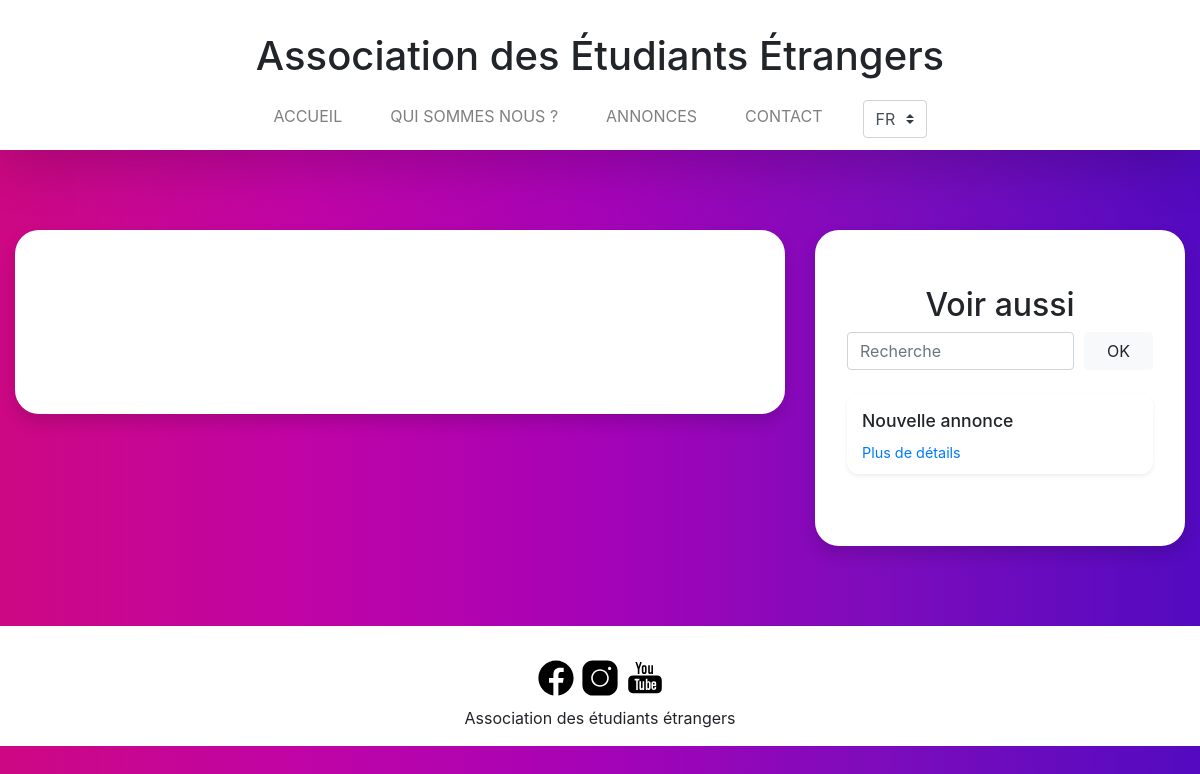
Before: /annonces_details.php with the older database file.
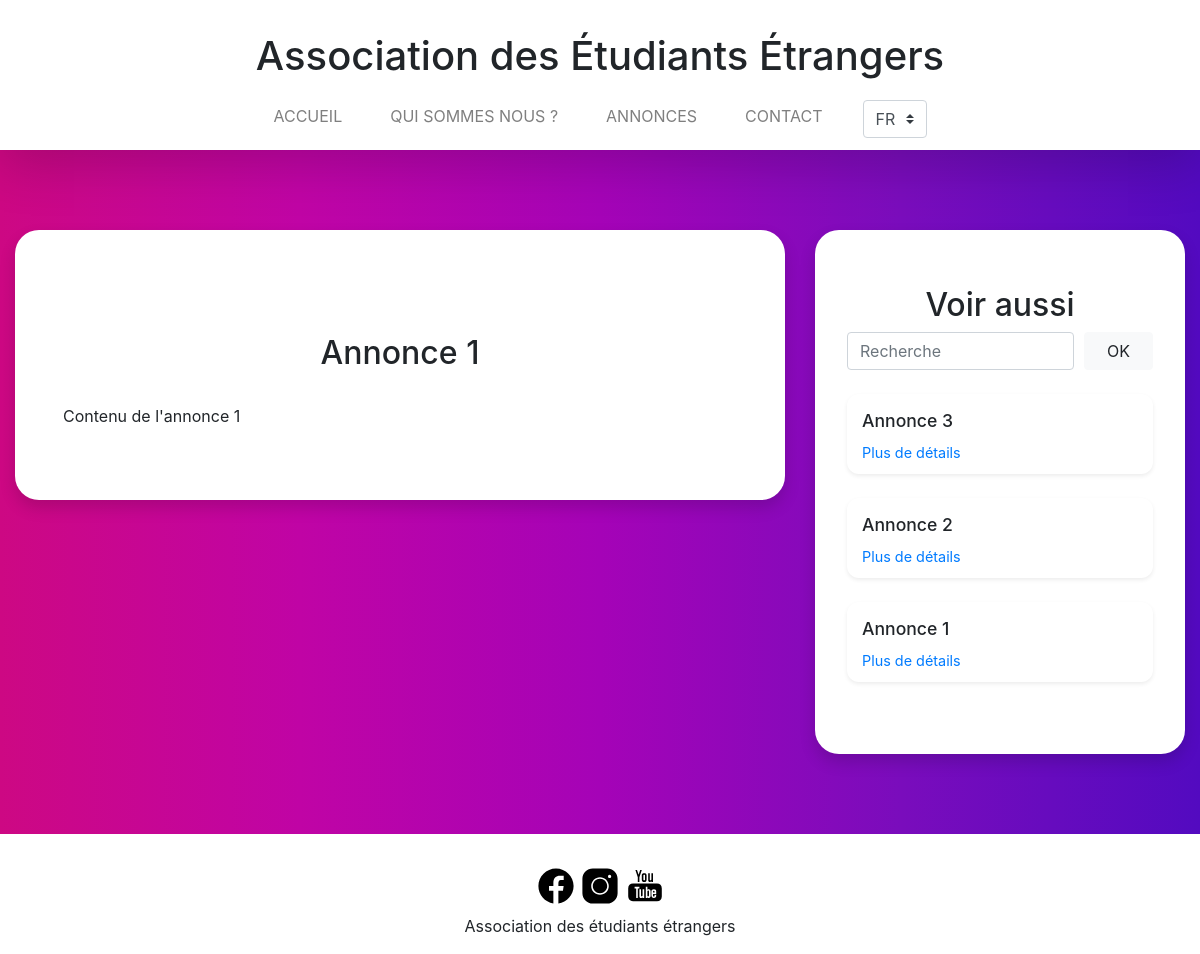
After: the same page with the newer database file.
### tables this page shows
CREATE TABLE annonces (
            id INTEGER PRIMARY KEY AUTOINCREMENT,
            titre TEXT NOT NULL,
            resume TEXT NOT NULL,
            contenu TEXT NOT NULL,
            image VARCHAR(150) NOT NULL
            );

### assets/php/annonces_get.php (called while the page is built, shortened)
<?php
try {
    function get_annonces_by_id($id) {
        return $GLOBALS['pdo']->query(
            "SELECT * FROM annonces WHERE id LIKE $id ORDER BY id DESC"
        )->fetchAll();
    }
    function get_annonces() {
        return $GLOBALS['pdo']->query(
            'SELECT * FROM annonces ORDER BY id DESC'
        )->fetchAll();
    }
} catch (PDOException $exception) {
    var_dump($exception);
}

### annonces_details.php (the view, shortened to what this page needs)
<!DOCTYPE html>
<html lang="fr">
<head>
    <?php include 'templates/meta.php'; ?>
    <link rel="stylesheet" href="assets/css/annonces_details.css">
</head>
<body>
    <?php
    include 'templates/header.php';
    include 'assets/php/annonces_get.php';
    $id = intval(htmlspecialchars(($_GET['id'])));
    $annonce = get_annonces_by_id($id);
    $annonces = get_annonces();
    ?>
    <div class="container">
        <div class="row">
            <div class="col-12 col-lg-8">
                <article class="tuile" id="details">
                    <header>
                        <h2><?= $annonce[0]['titre']; ?></h2>
                    </header>
                    <div>
                        <?= $annonce[0]['contenu'] ?>
                    </div>
                </article>
            </div>
            <div class="col-12 col-lg-4">
                <aside class="tuile">
                    <header>
                        <h2>Voir aussi</h2>
                        <form method="get" action="annonces.php">
                            <div class="form-row">
                                <div class="col-9">
                                    <input type="search" name="query" class="form-control" placeholder="Recherche"/>
                                </div>
                                <div class="col-3">
                                    <input type="submit" class="btn btn-light" value="OK"/>
                                </div>
                            </div>
                        </form>
                    </header>
                    <div class="row">
                        <?php
                        if (count($annonces) > 0) {
                            for ($i = 0; $i < count($annonces) && $i < 5; $i++) { ?>
                            <div class="col-12">
                                <article class="row shadow-sm">
                                    <div class="col-12">
                                        <h3><?= $annonces[$i]['titre']; ?></h3>
                                        <a href="annonces_details.php?id=<?= $annonces[$i]['id']; ?>">Plus de détails</a>
                                    </div>
                                </article>
                            </div>
                            <?php }
                        } else { ?>
                        <div class="col-12">
                            <p>Aucune annonce trouvée.</p>
                        </div>
                        <?php } ?>
                    </div>
                </aside>
            </div>
        </div>
    </div>
    <?php
    include 'templates/footer.php';
    ?>
</body>
</html>

### templates/meta.php (shortened to what this page needs)
<link rel="stylesheet" href="https://stackpath.bootstrapcdn.com/bootstrap/4.4.1/css/bootstrap.min.css">
<link rel="stylesheet" href="/projet-s4/assets/css/style.css">

### templates/header.php (shortened to what this page needs)
<header class="shadow-lg">
    <h1>Association des Étudiants Étrangers</h1>
    <nav class="navbar navbar-expand-lg navbar-light bg-light">
        <div class="collapse navbar-collapse" id="navbarNav">
            <ul class="navbar-nav">
                <li class="nav-item">
                    <a class="nav-link" href="/projet-s4/index.php">ACCUEIL</a>
                </li>
                <li class="nav-item">
                    <a class="nav-link" href="/projet-s4/aee.php">QUI SOMMES NOUS ?</a>
                </li>
                <li class="nav-item">
                    <a class="nav-link" href="/projet-s4/annonces.php">ANNONCES</a>
                </li>
                <li class="nav-item">
                    <a class="nav-link" href="/projet-s4/contact.php">CONTACT</a>
                </li>
                <li class="nav-item dropdown">
                    <form class="form-inline">
                        <select class="custom-select my-1 mr-sm-2">
                            <option value="FR">FR</option>
                        </select>
                    </form>
                </li>
            </ul>
        </div>
    </nav>
</header>

### templates/footer.php
<footer class="container-fluid">
    <div class="row">
        <div class="col-12">
            <a href=""><img src="/projet-s4/assets/img/facebook.svg" alt=""></a>
            <a href=""><img src="/projet-s4/assets/img/instagram.svg" alt=""></a>
            <a href=""><img src="/projet-s4/assets/img/youtube.svg" alt=""></a>
        </div>
        <div class="col-12">
            <p>Association des étudiants étrangers</p>
        </div>
    </div>
</footer>

### assets/css/style.css (style rules this page uses)
body { background: rgb(205,8,131); background: linear-gradient(90deg, rgba(205,8,131,1) 0%, rgba(192,4,165,1) 25%, rgba(165,3,183,1) 50%, rgba(122,12,188,1) 75%, rgba(83,10,192,1) 100%); }
@media (min-width: 1200px) { .container, .container-lg, .container-md, .container-sm, .container-xl { max-width: 1200px; } }
header { background-color: #fff; text-align: center; }
header h1 { padding-top: 2rem; }
header .navbar { background-color: #fff!important; }
header .navbar-nav { margin-left: auto; margin-right: auto; }
header .nav-item { margin-left: 1rem; margin-right: 1rem; }
.tuile { box-shadow: 0 .5rem 1rem rgba(0,0,0,.15)!important; border-radius: 2vw; margin-top: 5rem; margin-bottom: 5rem; padding: 7vh 6vw 9vh 6vw; margin-left: auto!important; margin-right: auto!important; background-color: #fff; }
footer { text-align: center; padding-top: 2rem; background-color: #fff; }
footer img { height: 40px; margin-bottom: 0.5rem; }

### assets/css/annonces_details.css (style rules this page uses)
article header h2 { margin-top: 1.5rem; margin-bottom: 2rem; }
#details { padding-left: 4vw; padding-right: 4vw }
aside { padding-left: 2rem!important; padding-right: 2rem!important; }
aside header form input { width: 100%; }
aside article { border-radius: 1vw; margin-top: 1.5rem; margin-left: auto!important; margin-right: auto!important; padding-top: 1rem; padding-bottom: 1rem; overflow: hidden; max-height: 5rem; }
aside article h3 { font-size: 1.1rem; }
aside article a { font-size: 0.9rem; }

Changed rows visible on the page:
added annonces: titre "Annonce 1", contenu "Contenu de l'annonce 1"
added annonces: titre "Annonce 3"
changed annonces: titre "Nouvelle annonce" → "Annonce 2"
